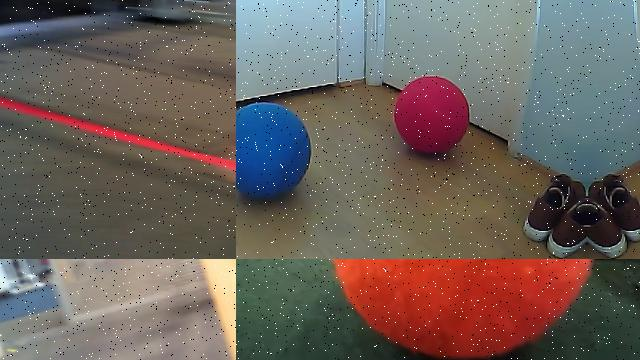
#> input picture trial_code/frc1195.jpg, 640 x 360 px, given in place of the camera
$ python ball_tracking.py
#> lines starting #> are read from the running program, lines starting #| are printed output that depends on the picture; after the words box and inside, x2 and y2 are one past the last pixel; in counts of white or black regions, pixels touching at a corner belong together
''' USAGE
python trackballs.py --video example.mp4
python trackballs.py
'''

import numpy as np
import argparse
import cv2

def traceCircle(frame, mask):
	# find contours in the mask and initialize the current
	# (x, y) center of the ball
	cnts = cv2.findContours(mask.copy(), cv2.RETR_EXTERNAL,
		cv2.CHAIN_APPROX_SIMPLE)[-2]

	# only proceed if at least one contour was found
	if len(cnts) > 0:
		# find the largest contour in the mask, then use
		# it to compute the minimum enclosing circle
		c = max(cnts, key=cv2.contourArea)
		((x, y), radius) = cv2.minEnclosingCircle(c)


        # only proceed if the radius meets a minimum size
		if radius > 10:
			# draw the circle on the frame
			cv2.circle(frame, (int(x), int(y)), int(radius),
				(0, 255, 255), 2)


# construct the argument parse and parse the arguments
ap = argparse.ArgumentParser()
ap.add_argument("-v", "--video",
	help="path to the (optional) video file")
ap.add_argument("-b", "--buffer", type=int, default=64,
	help="max buffer size")
args = vars(ap.parse_args())

# if a video path was not supplied, grab the reference
# to the webcam
if not args.get("video", False):
	camera = cv2.VideoCapture(0)

# otherwise, grab a reference to the video file
else:
	camera = cv2.VideoCapture(args["video"])


#defining lower and upper boundaries in HSV
greenLower = (44, 86, 56)
greenUpper = (94, 246, 255)

redLower = (000, 102, 84)
redUpper = (255, 248, 135)

while True:
	(grabbed, frame) = camera.read()
#> frame is the input picture: shape (360, 640, 3); mean B, G, R 92.5, 98, 108.7

	# to check if video has ended
	if args.get("video") and not grabbed:
		break

	# resize the frame, and convert it to the HSV color space
	hsv = cv2.cvtColor(frame, cv2.COLOR_BGR2HSV)
#> hsv: shape (360, 640, 3); mean H, S, V 52.4, 79.4, 120.5

	# construct a mask for the color "green", then perform
	# a series of dilations and erosions to blobs from mask

	mask1 = cv2.inRange(hsv, greenLower, greenUpper)
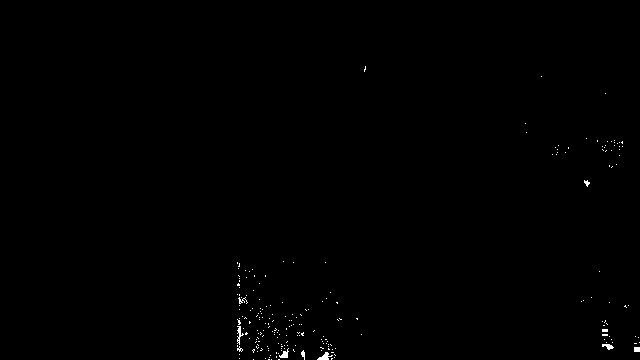
#> mask1: shape (360, 640); 0.3% white in thin lines or dots, all inside (x1, y1, x2, y2) = (237, 66, 640, 360)
	mask1 = cv2.erode(mask1, None, iterations=2)
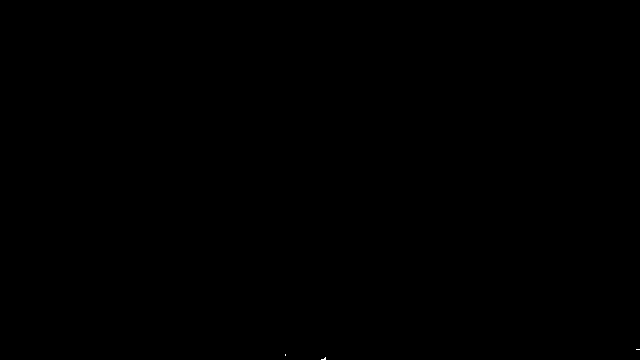
#> mask1: shape (360, 640); 0.01% white in thin lines or dots, all inside (x1, y1, x2, y2) = (285, 349, 640, 360)
	mask1 = cv2.dilate(mask1, None, iterations=2)
#> mask1: shape (360, 640); 0.04% white; 3 white regions

	traceCircle(frame,mask1)
#> in traceCircle, `cnts = cv2.findContours(mask.copy(), cv2.RETR_EXTERNAL, cv2.CHAIN_APPR..`: cnts = 3 contours; box (x1, y1, x2, y2) and area: (319, 355, 328, 360) 26, (283, 352, 288, 358) 20, (634, 347, 640, 352) 20
#> in traceCircle, `c = max(cnts, key=cv2.contourArea)`: c = [[323, 355], [321, 357], [319, 357], [319, 359], [327, 359], [327, 355]]
#> in traceCircle, `((x, y), radius) = cv2.minEnclosingCircle(c)`: x = 323; y = 357; radius = 4.47

	#constructing mask for the colro red

	mask2 = cv2.inRange(hsv, redLower, redUpper)
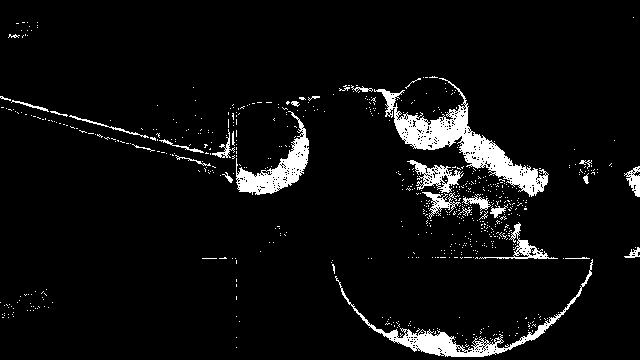
#> mask2: shape (360, 640); 5.7% white; 673 white regions (642 under 20 px), largest, box (x1, y1, x2, y2) and area: (374, 78, 549, 197) 4411, (335, 259, 593, 357) 2298, (236, 111, 309, 195) 1907
	mask2 = cv2.erode(mask2, None, iterations=2)
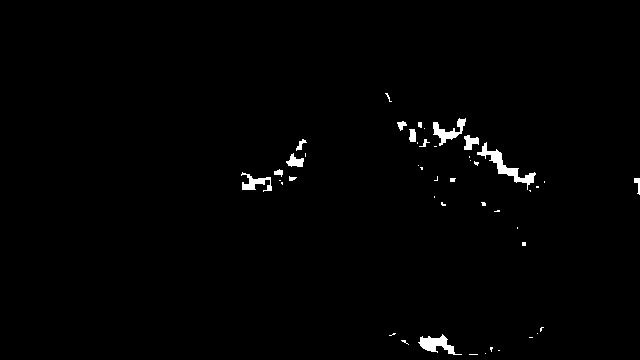
#> mask2: shape (360, 640); 1.1% white; 46 white regions (31 under 20 px), largest, box (x1, y1, x2, y2) and area: (477, 142, 536, 190) 566, (418, 334, 462, 355) 394, (433, 118, 466, 146) 343
	mask2 = cv2.dilate(mask2, None, iterations=2)
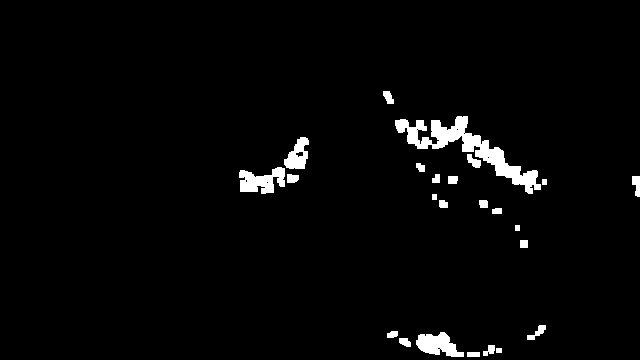
#> mask2: shape (360, 640); 2.6% white; 24 white regions

	traceCircle(frame,mask2)
#> in traceCircle (call 2), `cnts = cv2.findContours(mask.copy(), cv2.RETR_EXTERNAL, cv2.CHAIN_APPR..`: cnts = 24 contours; largest, box (x1, y1, x2, y2) and area: (395, 116, 541, 194) 2392, (239, 167, 285, 194) 685, (416, 332, 464, 357) 662, (284, 137, 309, 169) 456, (632, 176, 640, 197) 96
#> in traceCircle (call 2), `c = max(cnts, key=cv2.contourArea)`: c = contour of 240 points, box (x1, y1, x2, y2) (395, 116, 541, 194), area 2392
#> in traceCircle (call 2), `((x, y), radius) = cv2.minEnclosingCircle(c)`: x = 467.5; y = 154.5; radius = 80.29
#> in traceCircle (call 2), `cv2.circle(frame, (int(x), int(y)), int(radius), (0, 255, 255), 2)`:
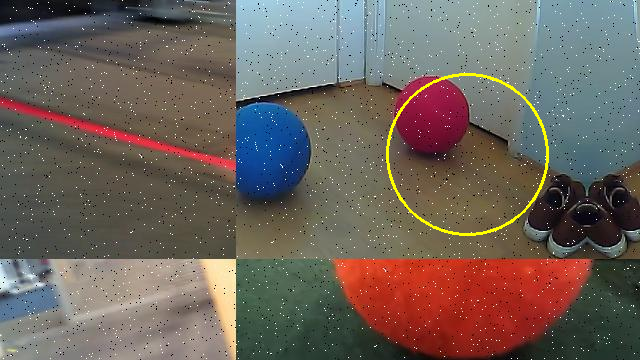
#> frame: shape (360, 640, 3); 0.64% of pixels changed, all inside (x1, y1, x2, y2) = (386, 73, 549, 236)

	# show the frame to our screen
	cv2.imshow("Frame", frame)
	key = cv2.waitKey(1) & 0xFF
#> (key q is pressed here)

	if key == ord("q"):
		break

camera.release()
cv2.destroyAllWindows()

$ run again, on trial_code/frc14.jpg
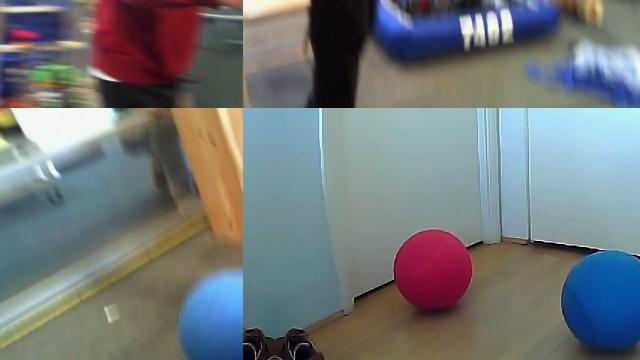
#> input picture trial_code/frc14.jpg, 640 x 360 px, given in place of the camera
#> frame is the input picture: shape (360, 640, 3); mean B, G, R 120.9, 118.9, 114.1
#> hsv: shape (360, 640, 3); mean H, S, V 77.2, 77.1, 137.7
#> `mask1 = cv2.inRange(hsv, greenLower, greenUpper)`:
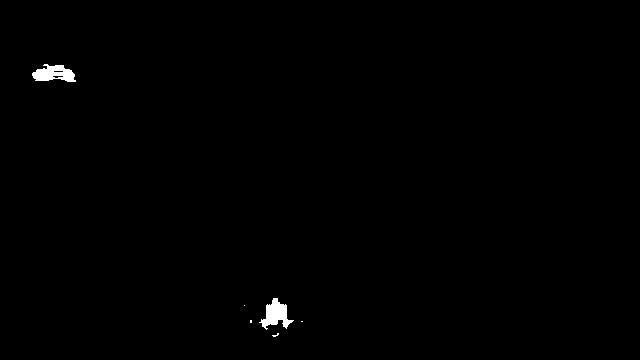
#> mask1: shape (360, 640); 0.46% white; 6 white regions (4 under 20 px), largest, box (x1, y1, x2, y2) and area: (259, 298, 294, 330) 530, (32, 64, 76, 82) 511
#> cnts = 2 contours; box (x1, y1, x2, y2) and area: (262, 298, 289, 327) 440, (33, 65, 74, 82) 373
#> c = contour of 37 points, box (x1, y1, x2, y2) (262, 298, 289, 327), area 440
#> x = 274.9; y = 314.5; radius = 16.65
#> frame: shape (360, 640, 3); 0.13% of pixels changed, all inside (x1, y1, x2, y2) = (257, 297, 292, 332)
#> cnts = 34 contours, 7 with area under 20; largest, box (x1, y1, x2, y2) and area: (312, 271, 472, 352) 4412, (158, 6, 203, 74) 2267, (94, 0, 147, 83) 1980, (563, 286, 640, 347) 1829, (404, 322, 448, 360) 1152
#> c = contour of 223 points, box (x1, y1, x2, y2) (312, 271, 472, 352), area 4412
#> x = 391.5; y = 306; radius = 86.08
#> in traceCircle (call 2), `cv2.circle(frame, (int(x), int(y)), int(radius), (0, 255, 255), 2)`:
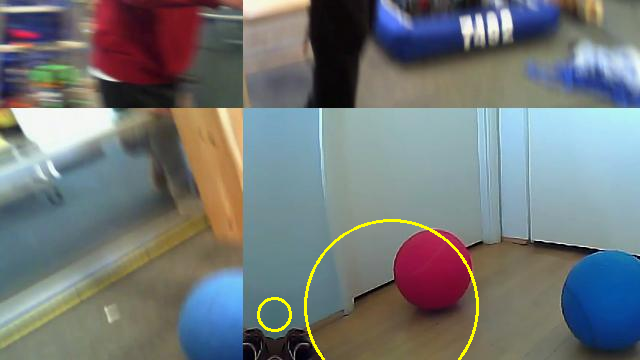
#> frame: shape (360, 640, 3); mean B, G, R 120.2, 119.9, 115

$ run again, on trial_code/frc2117.jpg
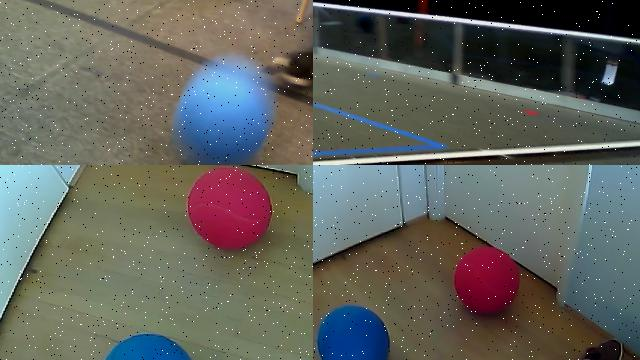
#> input picture trial_code/frc2117.jpg, 640 x 360 px, given in place of the camera
#> frame is the input picture: shape (360, 640, 3); mean B, G, R 94.2, 100.2, 98.1
#> hsv: shape (360, 640, 3); mean H, S, V 57.6, 77.7, 113.1
#> cnts = []
#> `mask2 = cv2.dilate(mask2, None, iterations=2)`:
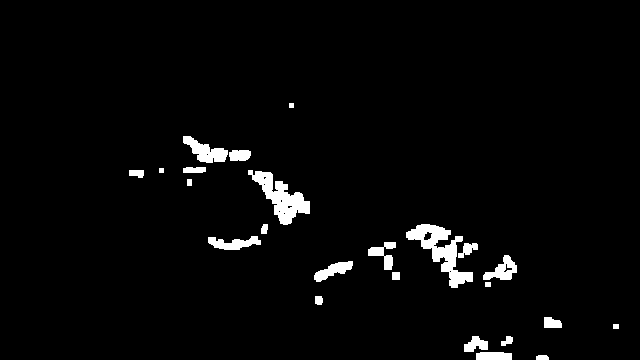
#> mask2: shape (360, 640); 3% white; 24 white regions
#> cnts = 24 contours, 2 with area under 20; largest, box (x1, y1, x2, y2) and area: (406, 224, 473, 288) 1402, (248, 170, 310, 225) 1252, (183, 136, 228, 163) 540, (483, 255, 517, 280) 398, (208, 236, 261, 250) 368
#> c = contour of 121 points, box (x1, y1, x2, y2) (406, 224, 473, 288), area 1402
#> x = 439; y = 256.5; radius = 41.1
#> in traceCircle (call 2), `cv2.circle(frame, (int(x), int(y)), int(radius), (0, 255, 255), 2)`:
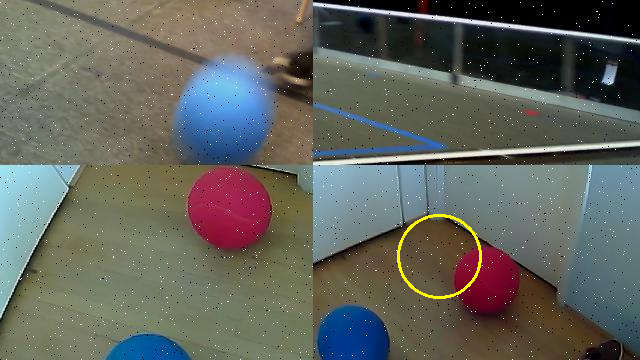
#> frame: shape (360, 640, 3); 0.34% of pixels changed, all inside (x1, y1, x2, y2) = (397, 214, 482, 299)
